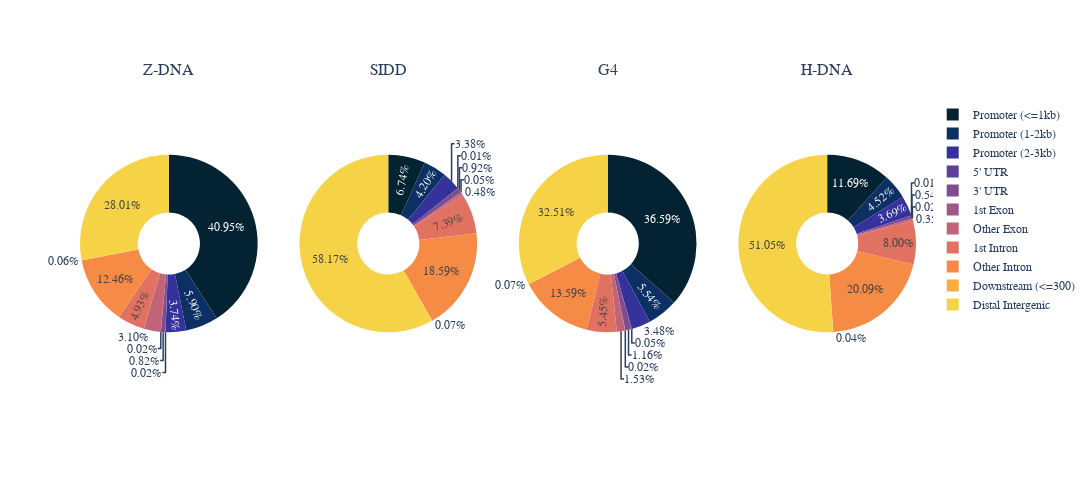
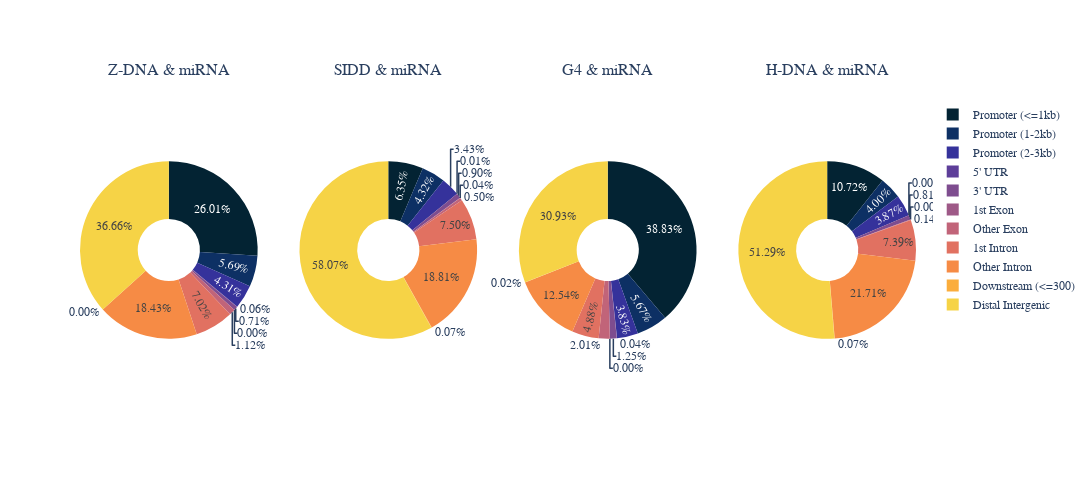
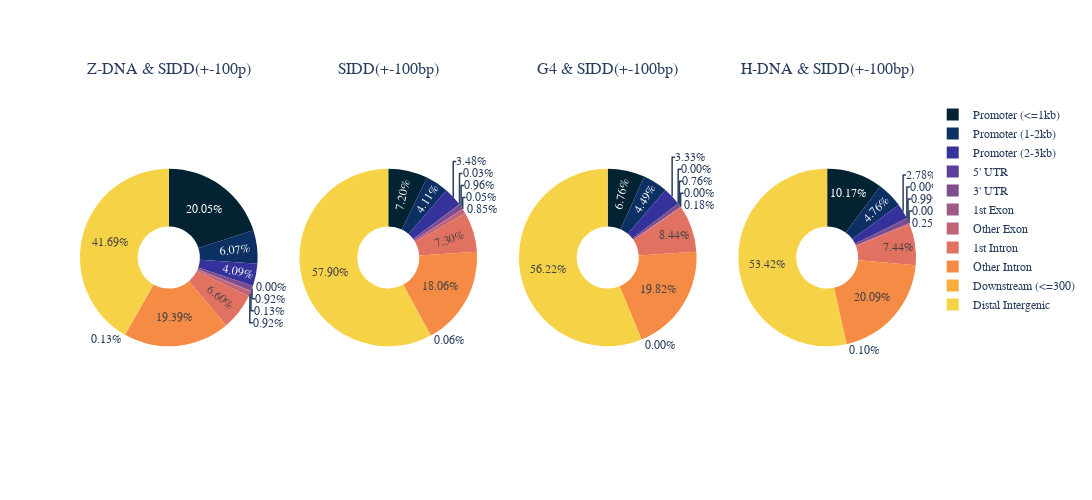
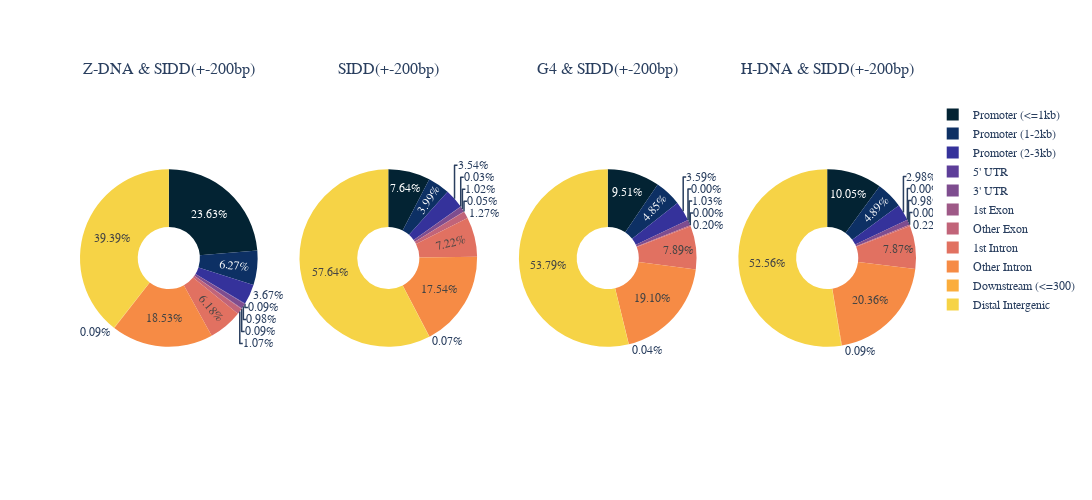

Source (notebook cell) for these figures, in order:
### Code cell
"""Draw the figures."""

figure_names = [
    'flipons', 'flipons_and_mirna', 'flipons_100bp', 'flipons_200bp', 'flipons_500bp', 
]
for i in range(len(figure_names)):
    draw_pie_subplots(
        data_list[i * 4 : (i * 4) + 4], 1, 4, f"../img/mm10_kouzine_ssDNA_pie_chart_{i}_{figure_names[i]}"
    )

### Figure 1 — Plotly figure (JSON) as saved in the notebook; plotly's stock layout.template omitted (floating-point values rounded to 4 significant figures)
{"data": [{"direction": "clockwise", "domain": {"x": [0, 0.2125], "y": [0, 1]}, "hole": 0.35, "hoverinfo": "label+percent+name", "labels": ["Promoter (<=1kb)", "Promoter (1-2kb)", "Promoter (2-3kb)", "5' UTR", "3' UTR", "1st Exon", "Other Exon", "1st Intron", "Other Intron", "Downstream (<=300)", "Distal Intergenic"], "marker": {"colors": ["rgb(3, 35, 51)", "rgb(13, 48, 100)", "rgb(53, 50, 155)", "rgb(93, 62, 153)", "rgb(126, 77, 143)", "rgb(158, 89, 135)", "rgb(193, 100, 121)", "rgb(225, 113, 97)", "rgb(246, 139, 69)", "rgb(251, 173, 60)", "rgb(246, 211, 70)", "rgb(231, 250, 90)"]}, "name": "Z-DNA", "rotation": 0, "sort": false, "texttemplate": "%{value:.2f}%", "type": "pie", "values": [40.95, 5.898, 3.735, 0.02394, 0.8181, 0.01596, 3.097, 4.932, 12.46, 0.05587, 28.01]}, {"direction": "clockwise", "domain": {"x": [0.2625, 0.475], "y": [0, 1]}, "hole": 0.35, "hoverinfo": "label+percent+name", "labels": ["Promoter (<=1kb)", "Promoter (1-2kb)", "Promoter (2-3kb)", "5' UTR", "3' UTR", "1st Exon", "Other Exon", "1st Intron", "Other Intron", "Downstream (<=300)", "Distal Intergenic"], "marker": {"colors": ["rgb(3, 35, 51)", "rgb(13, 48, 100)", "rgb(53, 50, 155)", "rgb(93, 62, 153)", "rgb(126, 77, 143)", "rgb(158, 89, 135)", "rgb(193, 100, 121)", "rgb(225, 113, 97)", "rgb(246, 139, 69)", "rgb(251, 173, 60)", "rgb(246, 211, 70)", "rgb(231, 250, 90)"]}, "name": "SIDD", "rotation": 0, "sort": false, "texttemplate": "%{value:.2f}%", "type": "pie", "values": [6.74, 4.197, 3.38, 0.01308, 0.9218, 0.04576, 0.4772, 7.388, 18.59, 0.07191, 58.17]}, {"direction": "clockwise", "domain": {"x": [0.525, 0.7375], "y": [0, 1]}, "hole": 0.35, "hoverinfo": "label+percent+name", "labels": ["Promoter (<=1kb)", "Promoter (1-2kb)", "Promoter (2-3kb)", "5' UTR", "3' UTR", "1st Exon", "Other Exon", "1st Intron", "Other Intron", "Downstream (<=300)", "Distal Intergenic"], "marker": {"colors": ["rgb(3, 35, 51)", "rgb(13, 48, 100)", "rgb(53, 50, 155)", "rgb(93, 62, 153)", "rgb(126, 77, 143)", "rgb(158, 89, 135)", "rgb(193, 100, 121)", "rgb(225, 113, 97)", "rgb(246, 139, 69)", "rgb(251, 173, 60)", "rgb(246, 211, 70)", "rgb(231, 250, 90)"]}, "name": "G4", "rotation": 0, "sort": false, "texttemplate": "%{value:.2f}%", "type": "pie", "values": [36.59, 5.545, 3.476, 0.04938, 1.16, 0.02469, 1.526, 5.451, 13.59, 0.07406, 32.51]}, {"direction": "clockwise", "domain": {"x": [0.7875, 1], "y": [0, 1]}, "hole": 0.35, "hoverinfo": "label+percent+name", "labels": ["Promoter (<=1kb)", "Promoter (1-2kb)", "Promoter (2-3kb)", "5' UTR", "3' UTR", "1st Exon", "Other Exon", "1st Intron", "Other Intron", "Downstream (<=300)", "Distal Intergenic"], "marker": {"colors": ["rgb(3, 35, 51)", "rgb(13, 48, 100)", "rgb(53, 50, 155)", "rgb(93, 62, 153)", "rgb(126, 77, 143)", "rgb(158, 89, 135)", "rgb(193, 100, 121)", "rgb(225, 113, 97)", "rgb(246, 139, 69)", "rgb(251, 173, 60)", "rgb(246, 211, 70)", "rgb(231, 250, 90)"]}, "name": "H-DNA", "rotation": 0, "sort": false, "texttemplate": "%{value:.2f}%", "type": "pie", "values": [11.69, 4.52, 3.69, 0.005848, 0.5439, 0.02339, 0.345, 8, 20.09, 0.04094, 51.05]}], "layout": {"annotations": [{"font": {"size": 16}, "showarrow": false, "text": "Z-DNA", "x": 0.1062, "xanchor": "center", "xref": "paper", "y": 1, "yanchor": "bottom", "yref": "paper", "yshift": 20}, {"font": {"size": 16}, "showarrow": false, "text": "SIDD", "x": 0.3688, "xanchor": "center", "xref": "paper", "y": 1, "yanchor": "bottom", "yref": "paper", "yshift": 20}, {"font": {"size": 16}, "showarrow": false, "text": "G4", "x": 0.6313, "xanchor": "center", "xref": "paper", "y": 1, "yanchor": "bottom", "yref": "paper", "yshift": 20}, {"font": {"size": 16}, "showarrow": false, "text": "H-DNA", "x": 0.8938, "xanchor": "center", "xref": "paper", "y": 1, "yanchor": "bottom", "yref": "paper", "yshift": 20}], "font": {"family": "monospace", "size": 12}, "height": 500, "uniformtext": {"minsize": 10, "mode": "hide"}, "width": 1800}}

### Figure 2 — Plotly figure (JSON) as saved in the notebook; plotly's stock layout.template omitted (floating-point values rounded to 4 significant figures)
{"data": [{"direction": "clockwise", "domain": {"x": [0, 0.2125], "y": [0, 1]}, "hole": 0.35, "hoverinfo": "label+percent+name", "labels": ["Promoter (<=1kb)", "Promoter (1-2kb)", "Promoter (2-3kb)", "5' UTR", "3' UTR", "1st Exon", "Other Exon", "1st Intron", "Other Intron", "Downstream (<=300)", "Distal Intergenic"], "marker": {"colors": ["rgb(3, 35, 51)", "rgb(13, 48, 100)", "rgb(53, 50, 155)", "rgb(93, 62, 153)", "rgb(126, 77, 143)", "rgb(158, 89, 135)", "rgb(193, 100, 121)", "rgb(225, 113, 97)", "rgb(246, 139, 69)", "rgb(251, 173, 60)", "rgb(246, 211, 70)", "rgb(231, 250, 90)"]}, "name": "Z-DNA & miRNA", "rotation": 0, "sort": false, "texttemplate": "%{value:.2f}%", "type": "pie", "values": [26.01, 5.692, 4.306, 0.05898, 0.7078, 0, 1.121, 7.019, 18.43, 0, 36.66]}, {"direction": "clockwise", "domain": {"x": [0.2625, 0.475], "y": [0, 1]}, "hole": 0.35, "hoverinfo": "label+percent+name", "labels": ["Promoter (<=1kb)", "Promoter (1-2kb)", "Promoter (2-3kb)", "5' UTR", "3' UTR", "1st Exon", "Other Exon", "1st Intron", "Other Intron", "Downstream (<=300)", "Distal Intergenic"], "marker": {"colors": ["rgb(3, 35, 51)", "rgb(13, 48, 100)", "rgb(53, 50, 155)", "rgb(93, 62, 153)", "rgb(126, 77, 143)", "rgb(158, 89, 135)", "rgb(193, 100, 121)", "rgb(225, 113, 97)", "rgb(246, 139, 69)", "rgb(251, 173, 60)", "rgb(246, 211, 70)", "rgb(231, 250, 90)"]}, "name": "SIDD & miRNA", "rotation": 0, "sort": false, "texttemplate": "%{value:.2f}%", "type": "pie", "values": [6.349, 4.315, 3.434, 0.008235, 0.8976, 0.04118, 0.5023, 7.502, 18.81, 0.07412, 58.07]}, {"direction": "clockwise", "domain": {"x": [0.525, 0.7375], "y": [0, 1]}, "hole": 0.35, "hoverinfo": "label+percent+name", "labels": ["Promoter (<=1kb)", "Promoter (1-2kb)", "Promoter (2-3kb)", "5' UTR", "3' UTR", "1st Exon", "Other Exon", "1st Intron", "Other Intron", "Downstream (<=300)", "Distal Intergenic"], "marker": {"colors": ["rgb(3, 35, 51)", "rgb(13, 48, 100)", "rgb(53, 50, 155)", "rgb(93, 62, 153)", "rgb(126, 77, 143)", "rgb(158, 89, 135)", "rgb(193, 100, 121)", "rgb(225, 113, 97)", "rgb(246, 139, 69)", "rgb(251, 173, 60)", "rgb(246, 211, 70)", "rgb(231, 250, 90)"]}, "name": "G4 & miRNA", "rotation": 0, "sort": false, "texttemplate": "%{value:.2f}%", "type": "pie", "values": [38.83, 5.669, 3.83, 0.04377, 1.248, 0, 2.014, 4.881, 12.54, 0.02189, 30.93]}, {"direction": "clockwise", "domain": {"x": [0.7875, 1], "y": [0, 1]}, "hole": 0.35, "hoverinfo": "label+percent+name", "labels": ["Promoter (<=1kb)", "Promoter (1-2kb)", "Promoter (2-3kb)", "5' UTR", "3' UTR", "1st Exon", "Other Exon", "1st Intron", "Other Intron", "Downstream (<=300)", "Distal Intergenic"], "marker": {"colors": ["rgb(3, 35, 51)", "rgb(13, 48, 100)", "rgb(53, 50, 155)", "rgb(93, 62, 153)", "rgb(126, 77, 143)", "rgb(158, 89, 135)", "rgb(193, 100, 121)", "rgb(225, 113, 97)", "rgb(246, 139, 69)", "rgb(251, 173, 60)", "rgb(246, 211, 70)", "rgb(231, 250, 90)"]}, "name": "H-DNA & miRNA", "rotation": 0, "sort": false, "texttemplate": "%{value:.2f}%", "type": "pie", "values": [10.72, 4.003, 3.867, 0, 0.8141, 0, 0.1357, 7.395, 21.71, 0.06784, 51.29]}], "layout": {"annotations": [{"font": {"size": 16}, "showarrow": false, "text": "Z-DNA & miRNA", "x": 0.1062, "xanchor": "center", "xref": "paper", "y": 1, "yanchor": "bottom", "yref": "paper", "yshift": 20}, {"font": {"size": 16}, "showarrow": false, "text": "SIDD & miRNA", "x": 0.3688, "xanchor": "center", "xref": "paper", "y": 1, "yanchor": "bottom", "yref": "paper", "yshift": 20}, {"font": {"size": 16}, "showarrow": false, "text": "G4 & miRNA", "x": 0.6313, "xanchor": "center", "xref": "paper", "y": 1, "yanchor": "bottom", "yref": "paper", "yshift": 20}, {"font": {"size": 16}, "showarrow": false, "text": "H-DNA & miRNA", "x": 0.8938, "xanchor": "center", "xref": "paper", "y": 1, "yanchor": "bottom", "yref": "paper", "yshift": 20}], "font": {"family": "monospace", "size": 12}, "height": 500, "uniformtext": {"minsize": 10, "mode": "hide"}, "width": 1800}}

### Figure 3 — Plotly figure (JSON) as saved in the notebook; plotly's stock layout.template omitted (floating-point values rounded to 4 significant figures)
{"data": [{"direction": "clockwise", "domain": {"x": [0, 0.2125], "y": [0, 1]}, "hole": 0.35, "hoverinfo": "label+percent+name", "labels": ["Promoter (<=1kb)", "Promoter (1-2kb)", "Promoter (2-3kb)", "5' UTR", "3' UTR", "1st Exon", "Other Exon", "1st Intron", "Other Intron", "Downstream (<=300)", "Distal Intergenic"], "marker": {"colors": ["rgb(3, 35, 51)", "rgb(13, 48, 100)", "rgb(53, 50, 155)", "rgb(93, 62, 153)", "rgb(126, 77, 143)", "rgb(158, 89, 135)", "rgb(193, 100, 121)", "rgb(225, 113, 97)", "rgb(246, 139, 69)", "rgb(251, 173, 60)", "rgb(246, 211, 70)", "rgb(231, 250, 90)"]}, "name": "Z-DNA & SIDD(+-100p)", "rotation": 0, "sort": false, "texttemplate": "%{value:.2f}%", "type": "pie", "values": [20.05, 6.069, 4.09, 0, 0.9235, 0.1319, 0.9235, 6.596, 19.39, 0.1319, 41.69]}, {"direction": "clockwise", "domain": {"x": [0.2625, 0.475], "y": [0, 1]}, "hole": 0.35, "hoverinfo": "label+percent+name", "labels": ["Promoter (<=1kb)", "Promoter (1-2kb)", "Promoter (2-3kb)", "5' UTR", "3' UTR", "1st Exon", "Other Exon", "1st Intron", "Other Intron", "Downstream (<=300)", "Distal Intergenic"], "marker": {"colors": ["rgb(3, 35, 51)", "rgb(13, 48, 100)", "rgb(53, 50, 155)", "rgb(93, 62, 153)", "rgb(126, 77, 143)", "rgb(158, 89, 135)", "rgb(193, 100, 121)", "rgb(225, 113, 97)", "rgb(246, 139, 69)", "rgb(251, 173, 60)", "rgb(246, 211, 70)", "rgb(231, 250, 90)"]}, "name": "SIDD(+-100bp)", "rotation": 0, "sort": false, "texttemplate": "%{value:.2f}%", "type": "pie", "values": [7.204, 4.112, 3.478, 0.02615, 0.961, 0.0523, 0.8499, 7.296, 18.06, 0.05884, 57.9]}, {"direction": "clockwise", "domain": {"x": [0.525, 0.7375], "y": [0, 1]}, "hole": 0.35, "hoverinfo": "label+percent+name", "labels": ["Promoter (<=1kb)", "Promoter (1-2kb)", "Promoter (2-3kb)", "5' UTR", "3' UTR", "1st Exon", "Other Exon", "1st Intron", "Other Intron", "Downstream (<=300)", "Distal Intergenic"], "marker": {"colors": ["rgb(3, 35, 51)", "rgb(13, 48, 100)", "rgb(53, 50, 155)", "rgb(93, 62, 153)", "rgb(126, 77, 143)", "rgb(158, 89, 135)", "rgb(193, 100, 121)", "rgb(225, 113, 97)", "rgb(246, 139, 69)", "rgb(251, 173, 60)", "rgb(246, 211, 70)", "rgb(231, 250, 90)"]}, "name": "G4 & SIDD(+-100bp)", "rotation": 0, "sort": false, "texttemplate": "%{value:.2f}%", "type": "pie", "values": [6.756, 4.489, 3.333, 0, 0.7556, 0, 0.1778, 8.444, 19.82, 0, 56.22]}, {"direction": "clockwise", "domain": {"x": [0.7875, 1], "y": [0, 1]}, "hole": 0.35, "hoverinfo": "label+percent+name", "labels": ["Promoter (<=1kb)", "Promoter (1-2kb)", "Promoter (2-3kb)", "5' UTR", "3' UTR", "1st Exon", "Other Exon", "1st Intron", "Other Intron", "Downstream (<=300)", "Distal Intergenic"], "marker": {"colors": ["rgb(3, 35, 51)", "rgb(13, 48, 100)", "rgb(53, 50, 155)", "rgb(93, 62, 153)", "rgb(126, 77, 143)", "rgb(158, 89, 135)", "rgb(193, 100, 121)", "rgb(225, 113, 97)", "rgb(246, 139, 69)", "rgb(251, 173, 60)", "rgb(246, 211, 70)", "rgb(231, 250, 90)"]}, "name": "H-DNA & SIDD(+-100bp)", "rotation": 0, "sort": false, "texttemplate": "%{value:.2f}%", "type": "pie", "values": [10.17, 4.762, 2.778, 0, 0.9921, 0, 0.248, 7.44, 20.09, 0.09921, 53.42]}], "layout": {"annotations": [{"font": {"size": 16}, "showarrow": false, "text": "Z-DNA & SIDD(+-100p)", "x": 0.1062, "xanchor": "center", "xref": "paper", "y": 1, "yanchor": "bottom", "yref": "paper", "yshift": 20}, {"font": {"size": 16}, "showarrow": false, "text": "SIDD(+-100bp)", "x": 0.3688, "xanchor": "center", "xref": "paper", "y": 1, "yanchor": "bottom", "yref": "paper", "yshift": 20}, {"font": {"size": 16}, "showarrow": false, "text": "G4 & SIDD(+-100bp)", "x": 0.6313, "xanchor": "center", "xref": "paper", "y": 1, "yanchor": "bottom", "yref": "paper", "yshift": 20}, {"font": {"size": 16}, "showarrow": false, "text": "H-DNA & SIDD(+-100bp)", "x": 0.8938, "xanchor": "center", "xref": "paper", "y": 1, "yanchor": "bottom", "yref": "paper", "yshift": 20}], "font": {"family": "monospace", "size": 12}, "height": 500, "uniformtext": {"minsize": 10, "mode": "hide"}, "width": 1800}}

### Figure 4 — Plotly figure (JSON) as saved in the notebook; plotly's stock layout.template omitted (floating-point values rounded to 4 significant figures)
{"data": [{"direction": "clockwise", "domain": {"x": [0, 0.2125], "y": [0, 1]}, "hole": 0.35, "hoverinfo": "label+percent+name", "labels": ["Promoter (<=1kb)", "Promoter (1-2kb)", "Promoter (2-3kb)", "5' UTR", "3' UTR", "1st Exon", "Other Exon", "1st Intron", "Other Intron", "Downstream (<=300)", "Distal Intergenic"], "marker": {"colors": ["rgb(3, 35, 51)", "rgb(13, 48, 100)", "rgb(53, 50, 155)", "rgb(93, 62, 153)", "rgb(126, 77, 143)", "rgb(158, 89, 135)", "rgb(193, 100, 121)", "rgb(225, 113, 97)", "rgb(246, 139, 69)", "rgb(251, 173, 60)", "rgb(246, 211, 70)", "rgb(231, 250, 90)"]}, "name": "Z-DNA & SIDD(+-200bp)", "rotation": 0, "sort": false, "texttemplate": "%{value:.2f}%", "type": "pie", "values": [23.63, 6.267, 3.671, 0.08953, 0.9848, 0.08953, 1.074, 6.177, 18.53, 0.08953, 39.39]}, {"direction": "clockwise", "domain": {"x": [0.2625, 0.475], "y": [0, 1]}, "hole": 0.35, "hoverinfo": "label+percent+name", "labels": ["Promoter (<=1kb)", "Promoter (1-2kb)", "Promoter (2-3kb)", "5' UTR", "3' UTR", "1st Exon", "Other Exon", "1st Intron", "Other Intron", "Downstream (<=300)", "Distal Intergenic"], "marker": {"colors": ["rgb(3, 35, 51)", "rgb(13, 48, 100)", "rgb(53, 50, 155)", "rgb(93, 62, 153)", "rgb(126, 77, 143)", "rgb(158, 89, 135)", "rgb(193, 100, 121)", "rgb(225, 113, 97)", "rgb(246, 139, 69)", "rgb(251, 173, 60)", "rgb(246, 211, 70)", "rgb(231, 250, 90)"]}, "name": "SIDD(+-200bp)", "rotation": 0, "sort": false, "texttemplate": "%{value:.2f}%", "type": "pie", "values": [7.643, 3.988, 3.537, 0.03269, 1.02, 0.0523, 1.268, 7.218, 17.54, 0.06538, 57.64]}, {"direction": "clockwise", "domain": {"x": [0.525, 0.7375], "y": [0, 1]}, "hole": 0.35, "hoverinfo": "label+percent+name", "labels": ["Promoter (<=1kb)", "Promoter (1-2kb)", "Promoter (2-3kb)", "5' UTR", "3' UTR", "1st Exon", "Other Exon", "1st Intron", "Other Intron", "Downstream (<=300)", "Distal Intergenic"], "marker": {"colors": ["rgb(3, 35, 51)", "rgb(13, 48, 100)", "rgb(53, 50, 155)", "rgb(93, 62, 153)", "rgb(126, 77, 143)", "rgb(158, 89, 135)", "rgb(193, 100, 121)", "rgb(225, 113, 97)", "rgb(246, 139, 69)", "rgb(251, 173, 60)", "rgb(246, 211, 70)", "rgb(231, 250, 90)"]}, "name": "G4 & SIDD(+-200bp)", "rotation": 0, "sort": false, "texttemplate": "%{value:.2f}%", "type": "pie", "values": [9.511, 4.854, 3.591, 0, 1.026, 0, 0.1973, 7.893, 19.1, 0.03946, 53.79]}, {"direction": "clockwise", "domain": {"x": [0.7875, 1], "y": [0, 1]}, "hole": 0.35, "hoverinfo": "label+percent+name", "labels": ["Promoter (<=1kb)", "Promoter (1-2kb)", "Promoter (2-3kb)", "5' UTR", "3' UTR", "1st Exon", "Other Exon", "1st Intron", "Other Intron", "Downstream (<=300)", "Distal Intergenic"], "marker": {"colors": ["rgb(3, 35, 51)", "rgb(13, 48, 100)", "rgb(53, 50, 155)", "rgb(93, 62, 153)", "rgb(126, 77, 143)", "rgb(158, 89, 135)", "rgb(193, 100, 121)", "rgb(225, 113, 97)", "rgb(246, 139, 69)", "rgb(251, 173, 60)", "rgb(246, 211, 70)", "rgb(231, 250, 90)"]}, "name": "H-DNA & SIDD(+-200bp)", "rotation": 0, "sort": false, "texttemplate": "%{value:.2f}%", "type": "pie", "values": [10.05, 4.891, 2.979, 0, 0.9782, 0, 0.2223, 7.87, 20.36, 0.08893, 52.56]}], "layout": {"annotations": [{"font": {"size": 16}, "showarrow": false, "text": "Z-DNA & SIDD(+-200bp)", "x": 0.1062, "xanchor": "center", "xref": "paper", "y": 1, "yanchor": "bottom", "yref": "paper", "yshift": 20}, {"font": {"size": 16}, "showarrow": false, "text": "SIDD(+-200bp)", "x": 0.3688, "xanchor": "center", "xref": "paper", "y": 1, "yanchor": "bottom", "yref": "paper", "yshift": 20}, {"font": {"size": 16}, "showarrow": false, "text": "G4 & SIDD(+-200bp)", "x": 0.6313, "xanchor": "center", "xref": "paper", "y": 1, "yanchor": "bottom", "yref": "paper", "yshift": 20}, {"font": {"size": 16}, "showarrow": false, "text": "H-DNA & SIDD(+-200bp)", "x": 0.8938, "xanchor": "center", "xref": "paper", "y": 1, "yanchor": "bottom", "yref": "paper", "yshift": 20}], "font": {"family": "monospace", "size": 12}, "height": 500, "uniformtext": {"minsize": 10, "mode": "hide"}, "width": 1800}}
